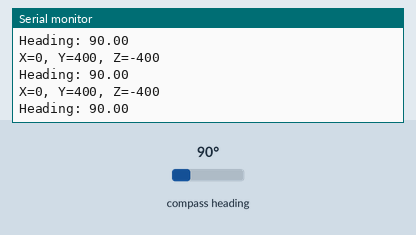
The sketch below on a simulated Arduino Uno, built with avr-gcc and run on an emulated ATmega328P. Shown: the last lines printed to the serial monitor. Wiring (inferred from the names in the program): HMC5883L compass at I2C address 0x1E. The test bench sets the inputs (shaded band); at power-on: compass heading 90°.

Above: at 1.3 s.
1.4 s: compass heading set to 7°
At 1.92 s:
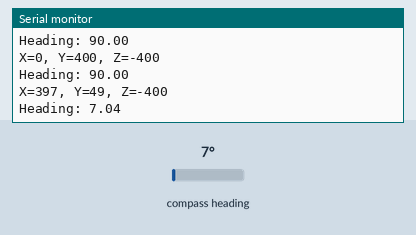
2.9 s: compass heading set to 180°
At 2.93 s:
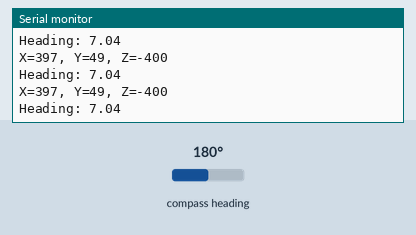
Timing chart, 0 to 5.9 s (numbered marks = the images above; inputs shaded):
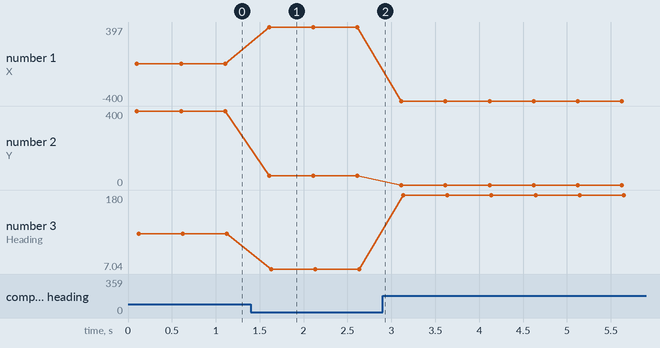

Measured:
- after the input at 1.4 s, the serial monitor: prints a new line after 0.21 s (image 1)
- plotted number 1: 0 → 397 after the input at 1.4 s
- plotted number 2: 400 → 49 after the input at 1.4 s
- plotted number 3: 90 → 7.04 after the input at 1.4 s, 7.04 → 180 after the input at 2.9 s

The sketch:

HMC5883.ino
```cpp
#include <Wire.h>
#include <math.h>

#define Addr 0x1E               // 7-bit address of HMC5883 compass

void setup()
{
  Serial.begin(9600);
  delay(100);
  Wire.begin();

  Wire.beginTransmission(Addr);
  Wire.write(byte(0x02));       //Mode register address
  Wire.write(byte(0x00));       // Set operating mode to continuous
  Wire.endTransmission();
}

void loop()
{
  int x, y, z;
  double heading;

  // Initiate communications with hmc583l
  Wire.beginTransmission(Addr);
  Wire.write(byte(0x03));       // Send request to X MSB register
  Wire.endTransmission();

  Wire.requestFrom(Addr, 6);    // Request 6 bytes; 2 bytes per axis
  if(Wire.available() <=6)      // If 6 bytes available
  {
    x = Wire.read() << 8 | Wire.read();
    z = Wire.read() << 8 | Wire.read();
    y = Wire.read() << 8 | Wire.read();
  }

  // Print raw values
  Serial.print("X=");
  Serial.print(x);
  Serial.print(", Y=");
  Serial.print(y);
  Serial.print(", Z=");
  Serial.println(z);

  heading = atan2(y,x);
  if(heading<0)
  {
    heading += 2*M_PI;
  }
  Serial.print("Heading: ");
  Serial.println(heading*180/M_PI);
  delay(500);
}
```
